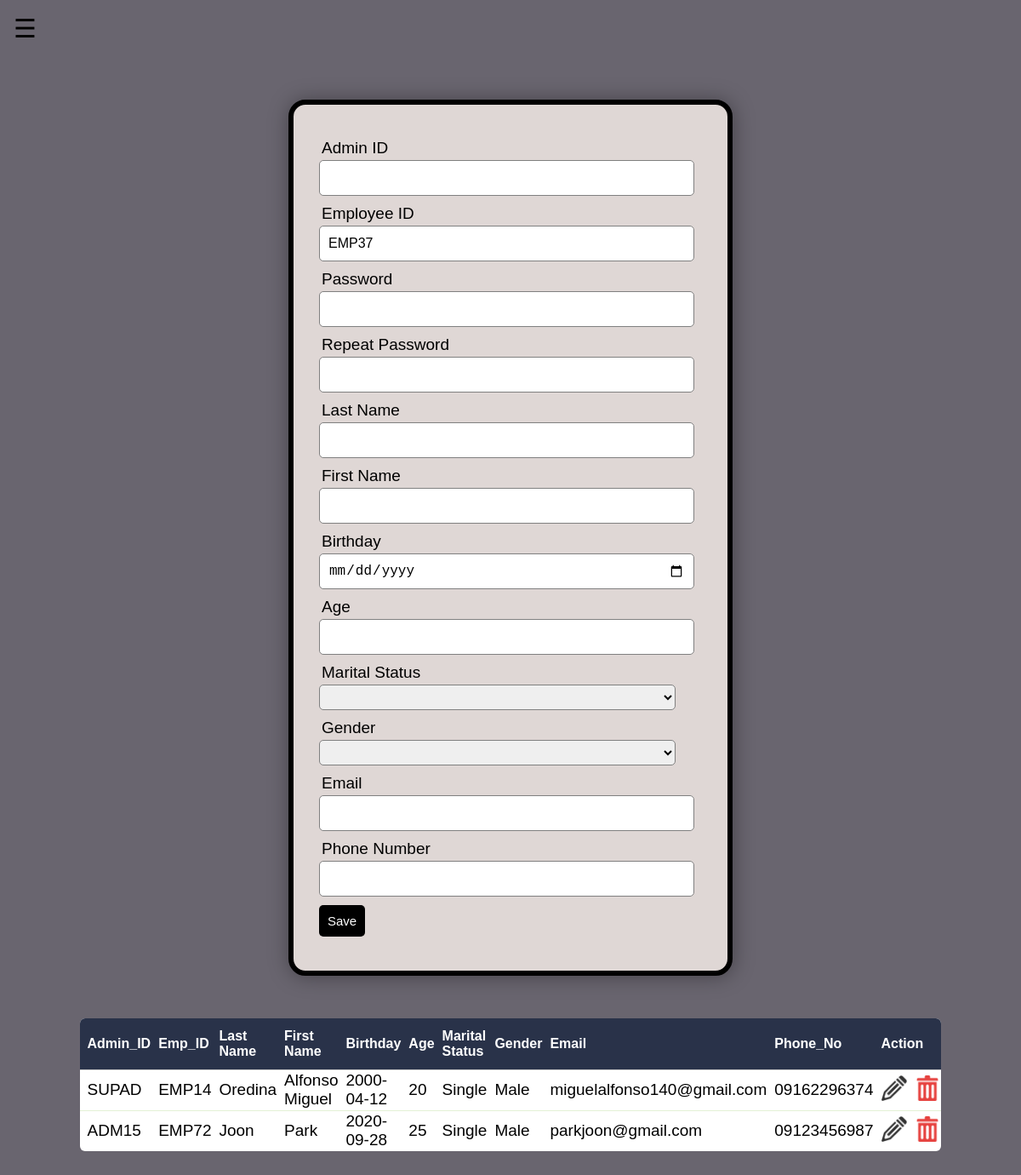
The app's page /Empregistration/EmpRegIndexAdmin.php with its own data.
### tables this page shows
CREATE TABLE `empreg` (
  `id` int(11) NOT NULL,
  `AdminId` varchar(255) NOT NULL,
  `EmpId` varchar(255) NOT NULL,
  `Password` varchar(255) NOT NULL,
  `Last_Name` varchar(255) NOT NULL,
  `First_Name` varchar(255) NOT NULL,
  `Birthday` varchar(255) NOT NULL,
  `Age` int(255) NOT NULL,
  `Marital_Stat` varchar(255) NOT NULL,
  `Gender` varchar(255) NOT NULL,
  `Email` varchar(255) NOT NULL,
  `Phone_No` varchar(255) NOT NULL
);

### Empregistration/EmpServerAdmin.php (called while the page is built, shortened)
<?php
        $EmpId = "EMP" . mt_rand(01,99);
        $Password = "";
        $Last_Name = "";
        $First_Name = "";
        $Birthday = "";
        $Age = "";
        $Marital_Stat = "";
        $Gender = "";
        $Email = "";
        $Phone_No = "";
        $edit_state = false;
        $db = mysqli_connect('localhost','root', '', 'infosec');
        $results = mysqli_query($db, "SELECT * FROM empreg");
?>

### Empregistration/EmpRegIndexAdmin.php (the view, shortened to what this page needs)
<?php include('EmpServerAdmin.php');
?>
<!DOCTYPE html>
<html lang="en">
<head>
    <link rel="stylesheet" type="text/css" href="Empstyle.css">
    <link rel="stylesheet" type="text/css" href="../SuperAdmin/SupAdmin.css">
</head>
<body oncontextmenu = "return false;">
    <div id="main">
        <span style="font-size:30px;cursor:pointer" onclick="openNav()">&#9776;</span>
    </div>
    <form method="post" name="form" onsubmit="return checkForm(this)" action="EmpServerAdmin.php" autocomplete="off">
        <div class="input-group">
            <label>Admin ID</label>
            <input type="text" name="AdminId" value="<?php echo $_SESSION['SuperAdminUser']; ?>" readonly>
        </div>
        <div class="input-group">
            <label>Employee ID</label>
            <input type="text" name="EmpId" value="<?php echo $EmpId; ?>" readonly>
        </div>
        <div class="input-group">
            <label>Password</label>
            <input type="password" name="Password" value="<?php echo $Password; ?>" required>
        </div>
        <div class="input-group">
            <label>Repeat Password</label>
            <input type="password" name="ConPassword" value="<?php echo $Password; ?>" required>
        </div>
        <div class="input-group">
            <label>Last Name</label>
            <input type="text" name="Last_Name" maxlength="35" onKeyPress="return blockSpecialChar(event)" value="<?php echo $Last_Name; ?>" required>
        </div>
        <div class="input-group">
            <label>First Name</label>
            <input type="text" name="First_Name" maxlength="35" onKeyPress="return blockSpecialChar(event)" value="<?php echo $First_Name; ?>" required>
        </div>
        <div class="input-group">
            <label>Birthday</label>
            <input type="date" name="Birthday" value="<?php echo $Birthday; ?>" required>
        </div>
        <div class="input-group">
            <label>Age</label>
            <input type="number" name="Age" value="<?php echo $Age; ?>" required>
        </div>
        <div class="input-group">
            <label>Marital Status</label>
            <select name="Marital_Stat" maxlength="15" onKeyPress="return blockSpecialChar(event)" value="<?php echo $Marital_Stat; ?>" required>
            <option></option>
            <option>Single</option>
            </select>
        </div>
        <div class="input-group">
            <label>Gender</label>
            <select name="Gender" maxlength="35" onKeyPress="return blockSpecialChar(event)" value="<?php echo $Gender; ?>" required>
            <option></option>
            <option>Male</option>
            </select>
        </div>
        <div class="input-group">
            <label>Email</label>
            <input type="email" name="Email" value="<?php echo $Email; ?>" required>
        </div>
        <div class="input-group">
            <label>Phone Number</label>
            <input type="number" name="Phone_No" onKeyPress="if(this.value.length==11) return false" value="<?php echo $Phone_No; ?>" required>
        </div>
        <div class="input-group">
            <?php if ($edit_state == false): ?>
                <button type="submit" name="save" class="btn">Save</button>
            <?php else: ?>
                <button type="submit" name="update" class="btn">Update</button>
            <?php endif ?>
        </div>
    </form>
    <div class="lists">
    <table>
        <thead>
            <tr>
                <th>Admin_ID</th>
                <th>Emp_ID</th>
                <th>Last Name</th>
                <th>First Name</th>
                <th>Birthday</th>
                <th>Age</th>
                <th>Marital Status</th>
                <th>Gender</th>
                <th>Email</th>
                <th>Phone_No</th>
                <th colspan="2">Action</th>
            </tr>
        </thead>
        <tbody>
            <?php while($row = mysqli_fetch_array($results)){ ?>
                 <tr>
                 <td><?php echo $row['AdminId']; ?></td>
                 <td><?php echo $row['EmpId']; ?></td>
                 <td><?php echo $row['Last_Name']; ?></td>
                 <td><?php echo $row['First_Name']; ?></td>
                 <td><?php echo $row['Birthday']; ?></td>
                 <td><?php echo $row['Age']; ?></td>
                 <td><?php echo $row['Marital_Stat']; ?></td>
                 <td><?php echo $row['Gender']; ?></td>
                 <td><?php echo $row['Email']; ?></td>
                 <td><?php echo $row['Phone_No']; ?></td>
                 <td>
                     <a class="edit_btn" onclick="return confirm('Are you sure you want to update data?')" href="EmpRegIndexAdmin.php?edit=<?php echo $row['id']; ?>"><img src="../Images/ed.png" alt="ed" class="ed"></a>
                 </td>
                 <td>
                    <a class="del_btn" onclick="return confirm('Are you sure you want to delete data?')" href="EmpServerAdmin.php?del=<?php echo $row['id']; ?>"><img src="../Images/del.png" alt="ed" class="ed"></a>
                 </td>
             </tr>
            <?php } ?>
        </tbody>
    </table>
    </div>
</body>
</html>

### Empregistration/Empstyle.css (style rules this page uses)
body { margin: 0; padding: 0; background-color: #69656f; background-repeat: no-repeat; background-size: cover; font-family: 'Arial'; font-size: 19px; }
table { width: 50%; margin: 0% auto; border-collapse: collapse; text-align: left; }
tr { border-bottom: 1px solid #cbcbcb; }
form { max-width: 450px; background: #dfd7d5; padding: 30px; margin: 50px auto; box-shadow: 1px 1px 25px rgba(0, 0, 0, 0.35); border-radius: 20px; border: 6px solid #000000; }
.input-group { margin: 10px 0px 10px 0px; }
.input-group label { display: block; text-align: left; margin: 3px; }
.input-group input, select { height: 30px; width: 93%; padding: 5px 10px; font-size: 16px; border-radius: 5px; border: 1px solid gray; }
.btn { padding: 10px; font-size: 15px; color: white; background: #000000; border: none; border-radius: 5px; }
table { border-spacing: 1; border-collapse: collapse; background: white; border-radius: 6px; overflow: hidden; max-width: 800px; width: 100%; margin: 0 auto; position: relative; }
table * { position: relative; }
table td, table th { padding-left: 8px; }
table thead tr { height: 60px; background: #293249; font-size: 16px; }
table tbody tr { height: 48px; border-bottom: 1px solid #e3f1d5; }
table tbody tr:last-child { border: 0; }
table td, table th { text-align: left; }
th { color: white; }
.ed, .del, .log { height:30px; width:30px; }
.lists { margin-bottom: 50px; }

### SuperAdmin/SupAdmin.css (style rules this page uses)
#main { transition: margin-left .5s; padding: 16px; }

### records on screen
empreg: AdminId "SUPAD", EmpId "EMP14", Last_Name "Oredina", First_Name "Alfonso Miguel", Birthday "2000-04-12", Age "20", Marital_Stat "Single", Gender "Male", Email "miguelalfonso140@gmail.com", Phone_No "09162296374"
empreg: AdminId "ADM15", EmpId "EMP72", Last_Name "Joon", First_Name "Park", Birthday "2020-09-28", Age "25", Marital_Stat "Single", Gender "Male", Email "parkjoon@gmail.com", Phone_No "09123456987"
